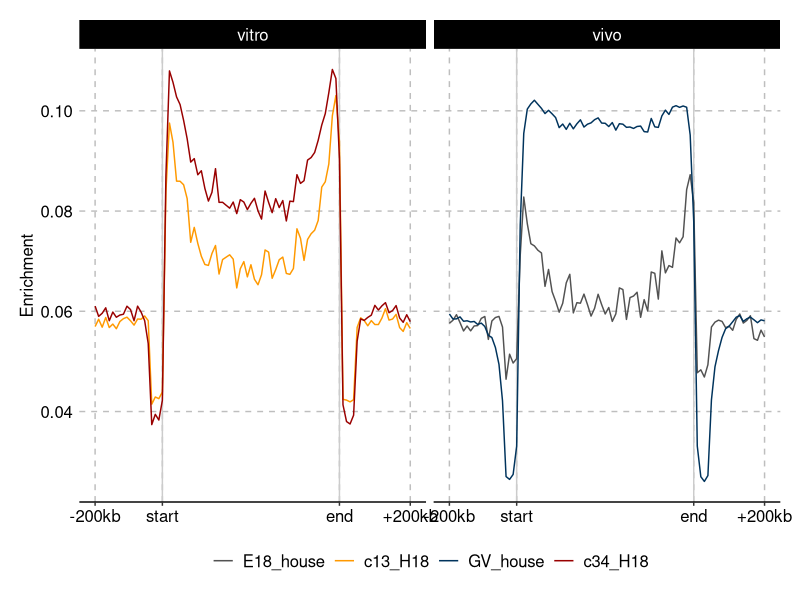
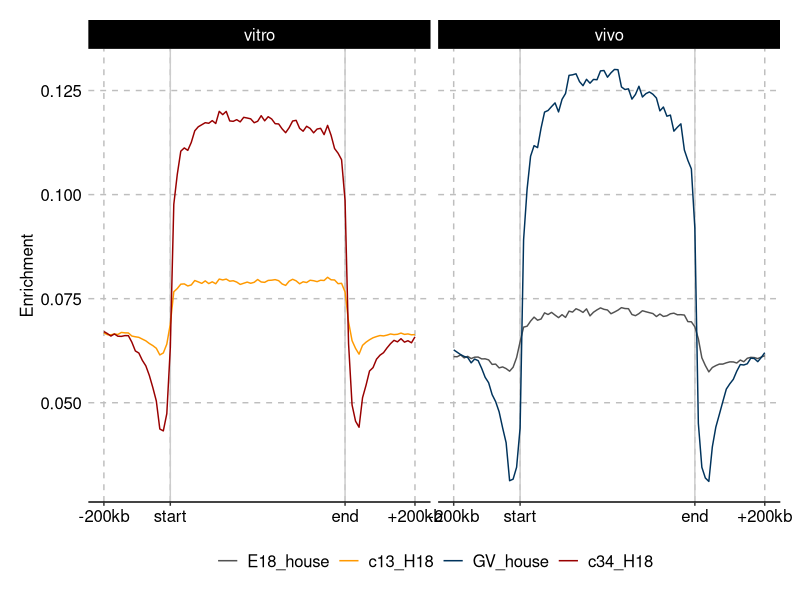
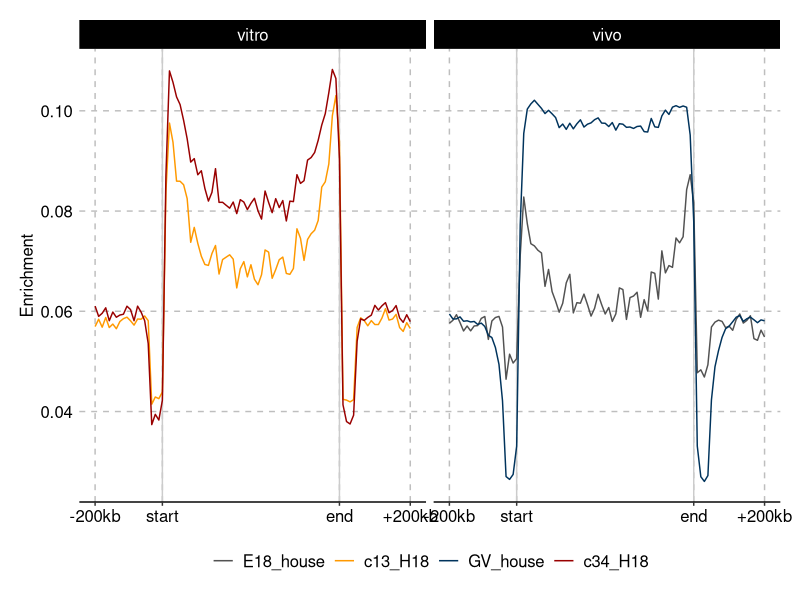
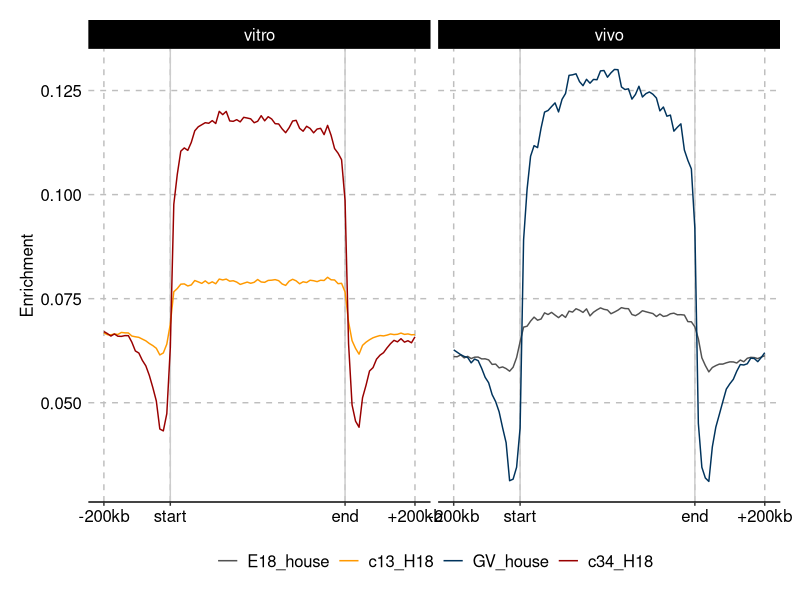

Write R code to recreate these figures, in order.
library(tidyverse)
library(data.table)

# K4me3
# visualize deeptools output
dat <- read.table('./source//K4me3_epic_domain.out.tab', skip = 2, stringsAsFactors = F) %>%
  reshape2::melt(id.vars = c("V1", "V2"),
                 value.name = 'y', variable.name = 'x') %>%
  mutate(x = as.numeric(sub('V', '', x)) - 2) %>%
  dplyr::rename(reg = V2, bws = V1) %>% mutate(reg=str_replace(reg, "_peaks.bed", "")) %>% 
  separate(., bws, into=c("cell", "line", "mark", "rep")) %>%
  mutate(samp = sprintf('%s_%s', cell, line)) 

# unnorm
dat %>%  
  na.omit() %>%
  mutate(class=case_when(samp %in% c('GV_house', 'E18_house') ~ "vivo",
                         cell %in% c("PGC", "GO", "GV", "MII") ~ "vivo",
                         TRUE~"vitro")) %>%
  filter(samp %in% c("GV_house", "c13_H18", "c34_H18", 'E18_house')) %>%
  mutate(samp = factor(samp, levels = c('E18_house', "c13_H18", "GV_house", "c34_H18"))) %>%
  ggplot(., aes(x, y)) +
  geom_vline(xintercept = c(20, 70), color = "grey80",
             size = 0.5) +
  geom_line(aes(color = samp)) +
  facet_wrap(. ~ class, ncol=4) +
  scale_color_manual(values = c("#525252", "#FF9900", "#00335C", "#990000")) +
  ylab("Enrichment") +
  scale_x_continuous(breaks = c(1, 20, 70, 90),
                     labels = c("-200kb", "start", "end", "+200kb")) +
  theme(legend.position = "bottom",
        panel.background = element_blank(),
        plot.background = element_blank(),
        panel.grid.minor = element_blank(),
        axis.title.x = element_blank(),
        axis.line.y = element_blank(),
        axis.line.x = element_line(size = 0.5, color = "black"),
        axis.text = element_text(size = 12, color = "black"),
        axis.ticks.y = element_blank(),
        axis.title = element_text(size = 12, color = "black"),
        panel.grid.major = element_line(color = "grey", linetype = "dashed"),
        strip.background = element_rect(fill = "black"),
        strip.text = element_text(size = 12, color = "white"),
        legend.box.background = element_blank(),
        legend.background = element_blank(),
        legend.key = element_blank(),
        legend.title = element_blank(),
        legend.text = element_text(size = 12, color = 'black'),
        plot.margin = margin(0.5, 0.5, 0.5, 0.5, "cm")) ->p
p
ggsave('sf4_f1.pdf', p, height = 4, width = 6, device = cairo_pdf, bg = 'transparent')

# K27me3
# visualize deeptools output
dat <- read.table('./source//K27me3_epic_domain.out.tab', skip = 2, stringsAsFactors = F) %>%
  reshape2::melt(id.vars = c("V1", "V2"),
                 value.name = 'y', variable.name = 'x') %>%
  mutate(x = as.numeric(sub('V', '', x)) - 2) %>%
  dplyr::rename(reg = V2, bws = V1) %>% mutate(reg=str_replace(reg, "_peaks.bed", "")) %>% 
  separate(., bws, into=c("cell", "line", "mark", "rep")) %>%
  mutate(samp = sprintf('%s_%s', cell, line)) 

dat %>%  
  na.omit() %>%
  mutate(class=case_when(samp%in% c('GV_house', 'E18_house') ~ "vivo",
                         cell %in% c("PGC", "GO", "GV", "MII") ~ "vivo",
                         TRUE~"vitro")) %>%
  filter(samp %in% c("GV_house", "c13_H18", "c34_H18", 'E18_house')) %>%
  mutate(samp = factor(samp, levels = c('E18_house', "c13_H18", "GV_house", "c34_H18"))) %>%
  ggplot(., aes(x, y)) +
  geom_vline(xintercept = c(20, 70), color = "grey80",
             size = 0.5) +
  geom_line(aes(color = samp)) +
  facet_wrap(. ~ class, ncol=4) +
  ylab("Enrichment") +
  scale_x_continuous(breaks = c(1, 20, 70, 90),
                     labels = c("-200kb", "start", "end", "+200kb")) +
  scale_color_manual(values = c("#525252", "#FF9900", "#00335C", "#990000")) +
  theme(legend.position = "bottom",
        panel.background = element_blank(),
        plot.background = element_blank(),
        panel.grid.minor = element_blank(),
        axis.title.x = element_blank(),
        axis.line.y = element_blank(),
        axis.line.x = element_line(size = 0.5, color = "black"),
        axis.text = element_text(size = 12, color = "black"),
        axis.ticks.y = element_blank(),
        axis.title = element_text(size = 12, color = "black"),
        panel.grid.major = element_line(color = "grey", linetype = "dashed"),
        strip.background = element_rect(fill = "black"),
        strip.text = element_text(size = 12, color = "white"),
        legend.box.background = element_blank(),
        legend.background = element_blank(),
        legend.key = element_blank(),
        legend.title = element_blank(),
        legend.text = element_text(size = 12, color = 'black'),
        plot.margin = margin(0.5, 0.5, 0.5, 0.5, "cm")) ->p
p
ggsave('sf4_f2.pdf', p, height = 3.6, width = 4, device = cairo_pdf, bg = 'transparent')

